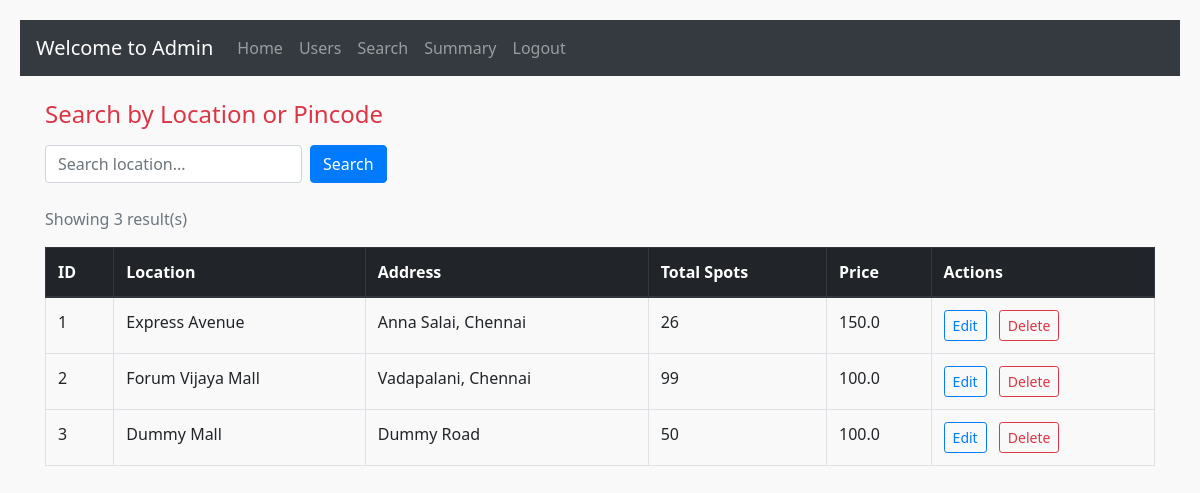
The app's page /admin_search, older data.
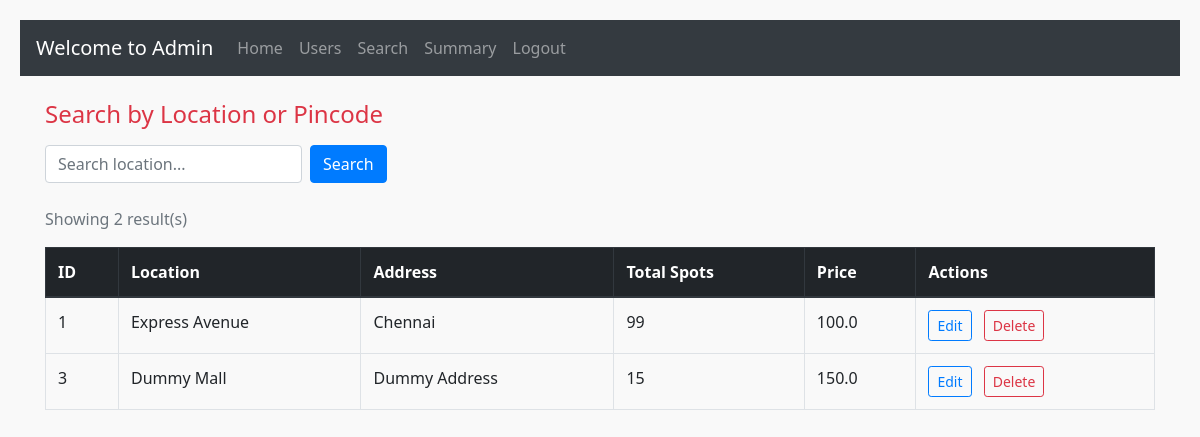
The same page, newer data.
### models/models.py (models this page shows)
class ParkingLot(db.Model):
    __tablename__= 'parking_lots'
    id= db.Column(db.Integer, primary_key=True)
    prime_location_name= db.Column(db.String, nullable=False)
    price= db.Column(db.Float, nullable=False)
    address= db.Column(db.String)
    pin_code= db.Column(db.String)
    number_of_spots= db.Column(db.Integer)
    spots= relationship('ParkingSpot', back_populates='lot')

### controllers/admin.py (the view)
@app.route('/admin_search', methods=['GET'])
def admin_search():
    query = request.args.get('query', '').strip()
    if query:
        lots_by_location = ParkingLot.query.filter(ParkingLot.prime_location_name.ilike(f"%{query}%")).all()
        lots_by_address = ParkingLot.query.filter(ParkingLot.address.ilike(f"%{query}%")).all()
        lots_by_pincode = ParkingLot.query.filter(ParkingLot.pin_code.ilike(f"%{query}%")).all()
        lots = {lot.id: lot for lot in (lots_by_location + lots_by_address + lots_by_pincode)}.values()
    else:
        lots = ParkingLot.query.all()
    return render_template(
        'admin_search.html',
        lots=lots,
        search_query=query
    )

### templates/admin_search.html (shortened to what this page needs)
<!DOCTYPE html>
<html lang="en">
<head>
  <link rel="stylesheet" href="https://cdn.jsdelivr.net/npm/bootstrap@4.0.0/dist/css/bootstrap.min.css"
>
  <link rel="stylesheet" href="{{ url_for('static', filename='admin.css') }}">
</head>
<body>
  <nav class="navbar navbar-expand-lg navbar-dark bg-dark">
    <div class="navbar-brand">Welcome to Admin</div>
    <div class="collapse navbar-collapse" id="adminNavbar">
      <ul class="navbar-nav mr-auto">
        <li class="nav-item">
          <a class="nav-link" href="/admin_dashboard">Home</a>
        </li>
        <li class="nav-item">
          <a class="nav-link" href="/user_details">Users</a>
        </li>
        <li class="nav-item">
          <a class="nav-link" href="/admin_search">Search</a>
        </li>
        <li class="nav-item">
          <a class="nav-link" href="/admin_summary">Summary</a>
        </li>
        <li class="nav-item">
          <a class="nav-link" href="/login">Logout</a>
        </li>
      </ul>
    </div>
  </nav>
  <div class="container mt-4">
    <h4 class="text-danger mb-3">Search by Location or Pincode</h4>
    <form action="/admin_search" method="get" class="form-inline mb-4">
      <input type="text" name="query" class="form-control mr-2" placeholder="Search location..."
        value="{{ search_query or '' }}" required />
      <button type="submit" class="btn btn-primary">Search</button>
    </form>
    <p class="text-muted">
      Showing {{ lots|length }} result(s) {% if search_query %}for "<strong>{{ search_query }}</strong>"{% endif %}
    </p>
    <table class="table table-bordered table-hover">
      <thead class="thead-dark">
        <tr>
          <th>ID</th>
          <th>Location</th>
          <th>Address</th>
          <th>Total Spots</th>
          <th>Price</th>
          <th>Actions</th>
        </tr>
      </thead>
      <tbody>
        {% for lot in lots %}
        <tr>
          <td>{{ lot.id }}</td>
          <td>{{ lot.prime_location_name }}</td>
          <td>{{ lot.address }}</td>
          <td>{{ lot.number_of_spots }}</td>
          <td>{{ lot.price }}</td>
          <td>
            <a href="/edit_lot/{{ lot.id }}" class="btn btn-outline-primary btn-sm mr-2">Edit</a>
            <a href="/delete_lot/{{ lot.id }}" class="btn btn-outline-danger btn-sm">Delete</a>
          </td>
        </tr>
        {% else %}
        <tr>
          <td colspan="7" class="text-center text-muted">No parking lots found.</td>
        </tr>
        {% endfor %}
      </tbody>
    </table>
  </div>
</body>
</html>

Row changes from the older to the newer data that the page shows:
removed ParkingLot: id "2", prime_location_name "Forum Vijaya Mall", address "Vadapalani, Chennai", number_of_spots "99", price "100.0"
changed ParkingLot "Express Avenue": address "Anna Salai, Chennai" → "Chennai"; number_of_spots "26" → "99"; price "150.0" → "100.0"
changed ParkingLot "Dummy Mall": address "Dummy Road" → "Dummy Address"; number_of_spots "50" → "15"; price "100.0" → "150.0"
Text that changed along with them:
{{ lots|length }}: "3" → "2"
